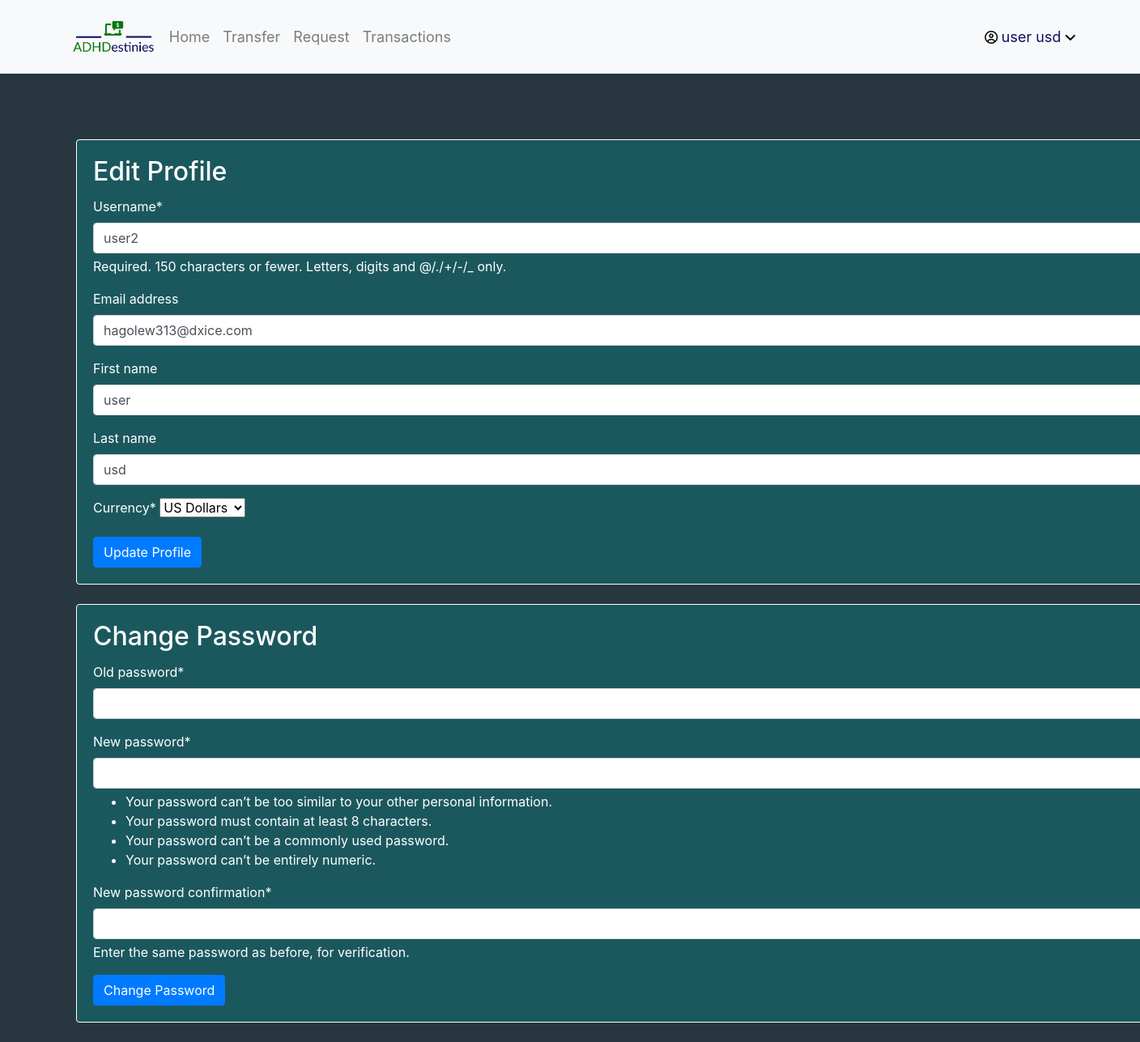
Screenshot of /profile/ (signed in) with the database file from the repository.
### register/models.py (models this page shows)
class CustomUser(AbstractUser):
    CURRENCY_CHOICES = [
        ('GBP', 'GB Pounds'),
        ('USD', 'US Dollars'),
        ('EUR', 'Euros'),
    ]
    currency = models.CharField(max_length=3, choices=CURRENCY_CHOICES, default='GBP')
    balance = models.DecimalField(max_digits=10, decimal_places=2, default=1000.00)  # Assuming GBP 1000 as baseline

### register/views.py (the view)
# urls.py: path('profile/', views.profile, name='profile'),
@login_required
def profile(request):
    user = request.user
    user_currency = user.currency
    user_currency_symbol = CURRENCY_SYMBOLS.get(user_currency, '$')
    if request.method == 'POST':
        user_form = CustomUserUpdateForm(request.POST, instance=user)
        password_form = PasswordChangeForm(user, request.POST)
        if 'update_profile' in request.POST and user_form.is_valid():
            user_form.save()
            messages.success(request, 'Your profile was successfully updated.')
            return redirect('profile')
        elif 'change_password' in request.POST and password_form.is_valid():
            user = password_form.save()
            update_session_auth_hash(request, user)
            messages.success(request, 'Your password was successfully updated.')
            return redirect('profile')
    else:
        user_form = CustomUserUpdateForm(instance=user)
        password_form = PasswordChangeForm(user)
    pending_requests = Transaction.objects.filter(
        recipient=user,
        status='PENDING',
        transaction_type='REQUEST'
    ).exclude(sender=user)
    context = {
        'user_form': user_form,
        'password_form': password_form,
        'pending_requests': pending_requests,
        'user_currency_symbol': user_currency_symbol,
    }
    return render(request, 'register/profile.html', context)

### register/forms.py
class CustomUserUpdateForm(UserChangeForm):
    password = None  # Hides the password field
    class Meta:
        model = CustomUser
        fields = ('username', 'email', 'first_name', 'last_name', 'currency')
    def __init__(self, *args, **kwargs):
        super(CustomUserUpdateForm, self).__init__(*args, **kwargs)
        self.helper = FormHelper(self)
        self.helper.layout = Layout(
            Field('username'),
            Field('email'),
            Field('first_name'),
            Field('last_name'),
            Field('currency'),
            Submit('submit', 'Update', css_class='btn btn-success')
        )

### templates/register/profile.html (shortened to what this page needs)
{% extends "base.html" %}
{% load static %}
{% load crispy_forms_tags %}
{% block content %}
<div class="container mt-5">
    <div class="card mb-4">
        <div class="card-body">
            <h2 class="card-title">Edit Profile</h2>
            <form method="post">
                {{ user_form|crispy }}
                <button type="submit" name="update_profile" class="btn btn-primary">Update Profile</button>
            </form>
        </div>
    </div>
    <div class="card mb-4">
        <div class="card-body">
            <h2 class="card-title">Change Password</h2>
            <form method="post">
                {{ password_form|crispy }}
                <button type="submit" name="change_password" class="btn btn-primary">Change Password</button>
            </form>
        </div>
    </div>
</div>
{% endblock %}

### templates/base.html (shortened to what this page needs)
<!DOCTYPE html>
<html>
  <head>
    {% load static %}
    {% load crispy_forms_tags %}
    <link rel="stylesheet" href="https://stackpath.bootstrapcdn.com/bootstrap/4.4.1/css/bootstrap.min.css">
    <link rel="stylesheet" href="https://stackpath.bootstrapcdn.com/font-awesome/4.7.0/css/font-awesome.min.css">
  </head>
  <body>
    <nav class="navbar navbar-expand-lg navbar-light bg-light fixed-top">
      <div class="container">
        <a class="navbar-brand m-2" href="{% url 'home' %}">
          <img src="{% static 'logoadhd.png' %}" height="50" alt="MDB Logo" loading="lazy" style="margin-top: -1px;">
        </a>
        <div class="collapse navbar-collapse" id="navbarButtonsExample">
          {% if user.is_authenticated %}
            <ul class="navbar-nav me-auto mb-2 mb-lg-0">
              <li class="nav-item">
                <a class="nav-link" href="{% url 'home' %}">Home</a>
              </li>
              <li class="nav-item">
                <a class="nav-link" href="{% url 'make_payment' %}">Transfer</a>
              </li>
              <li class="nav-item">
                <a class="nav-link" href="{% url 'request_payment' %}">Request</a>
              </li>
              <li class="nav-item">
                <a class="nav-link" href="{% url 'transaction_notifications' %}">Transactions</a>
              </li>
            </ul>
            <div class="d-flex ml-auto">
              <li class="dropdown">
                <i class="fa fa-user-circle-o" aria-hidden="true"></i>
                <a href="/profile" class="dropbtn">{{ user.first_name }} {{ user.last_name }}</a>
                <i class="fa fa-angle-down" aria-hidden="true"></i>
              </li>
            </div>
          {% else %}
            <div class="d-flex ml-auto">
              <button type="button" onclick="location.href='{% url 'login' %}'" class="btn btn-link px-3 me-2">Login</button>
              <button type="button" onclick="location.href='{% url 'register' %}'" class="btn btn-primary me-3">Sign up for free</button>
            </div>
          {% endif %}
        </div>
      </div>
    </nav>
    <div class="container main-content">
      {% block content %}{% endblock %}
  </div>
  </body>
</html>

### templates/base.html (style rules this page uses)
@media (min-width: 1200px) { .container { max-width: 1280px !important; } }
.fa { color:black !important }
.main-content { padding-top: 100px; }
li a, .dropbtn { display: inline-block; color: #101161; text-align: center; font-size: 18px; text-decoration: none; }
.card { background-color: #1B585E !important; width:120%; border-color: white !important; }
body { background-color:#28373f !important; color:#fff !important; }
li.dropdown { display: inline-block; }

### rows the page displays
CustomUser: first_name "user", last_name "usd", username "user2", email "hagolew313@dxice.com", currency "US Dollars"
